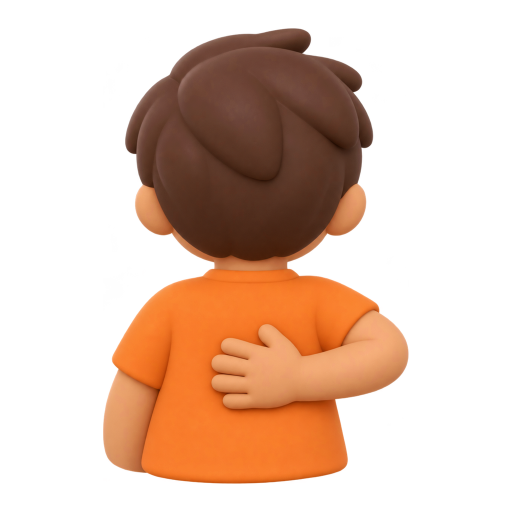
#> input picture assets/images/body/back.png, 1024 x 1024 px (shown at 1/2 size)
$ python -i install_theme_illustrations.py   (imports and definitions only)
#> lines starting #> are read from the running program, lines starting #| are printed output that depends on the picture
"""Installs the drawn item pictures of the Emotions, Our Body and Our Home themes.

    python -I tools/install_theme_illustrations.py emotions body home

Yunus chose drawings over photos for these themes (6-7 Nov 2026). The
pictures were made with ChatGPT image generation (Codex) in the SEG soft
clay style, all showing the story character Ali. Originals are kept under
artifacts/theme-illustrations/<theme>/. Each picture is cropped to its
subject, centred on a 1024x1024 transparent square (largest side 912 px)
and recorded on its item ("images", "imageProvenance" with kind
"illustration"). They are not licensed photos, so they are not listed in
real_photo_manifest.json. Run tools/build_photo_bounds.py afterwards.
"""
import hashlib
import json
import shutil
import sys
from datetime import date
from pathlib import Path

from PIL import Image

ROOT = Path(__file__).resolve().parents[1]


def fit(path):
#> called with path = '../assets/images/body/back.png'
    im = Image.open(path).convert('RGBA')
#> im is the input picture: PIL image 1024x1024 RGBA; mean R, G, B, A 64.8, 36.2, 19.4, 92.9
    box = im.getchannel('A').point(lambda v: 255 if v > 24 else 0).getbbox()
#> box = (206, 56, 818, 968)
    sub = im.crop(box)
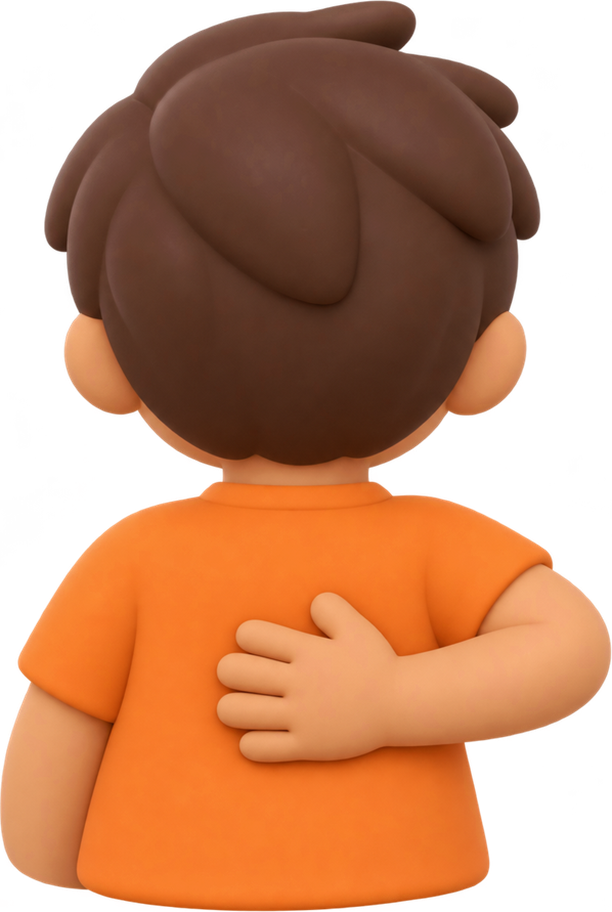
#> sub: PIL image 612x912 RGBA; mean R, G, B, A 121.8, 68.1, 36.4, 174.5; transparent parts drawn white
    scale = 912 / max(sub.size)
#> scale = 1
    sub = sub.resize((max(1, round(sub.width * scale)), max(1, round(sub.height * scale))), Image.LANCZOS)
    out = Image.new('RGBA', (1024, 1024), (0, 0, 0, 0))
#> out: PIL image 1024x1024 RGBA; every value is 0
    out.paste(sub, ((1024 - sub.width) // 2, (1024 - sub.height) // 2))
    out.save(path, optimize=True)


def main():
    for theme in sys.argv[1:]:
        catalog = ROOT / f'assets/content/items/{theme}.json'
        items = json.loads(catalog.read_text(encoding='utf-8-sig'))
        keep = ROOT / 'artifacts/theme-illustrations' / theme
        keep.mkdir(parents=True, exist_ok=True)
        done, missing = 0, []
        for item in items:
            slug = item['id'].split('.', 1)[1]
            rel = f'assets/images/{theme}/{slug}.png'
            path = ROOT / rel
            if not path.exists():
                missing.append(item['id'])
                continue
            if not (keep / path.name).exists():
                shutil.copy2(path, keep / path.name)
                fit(path)
            item['images'] = [rel]
            item['imageProvenance'] = {rel: {
                'id': item['id'], 'path': rel, 'kind': 'illustration',
                'author': 'Yes Studio', 'source': 'ChatGPT image generation (Codex), SEG soft clay style',
                'license': 'Created for this app', 'licenseVerified': False,
                'createdOn': date.today().isoformat(),
                'sha256': hashlib.sha256(path.read_bytes()).hexdigest()}}
            done += 1
        catalog.write_text(json.dumps(items, ensure_ascii=False, indent=2) + '\n', encoding='utf-8', newline='\n')
        print(theme, 'installed', done, 'missing', missing)


# [2 lines not run here, left out]

>>> result = fit('../assets/images/body/back.png')
